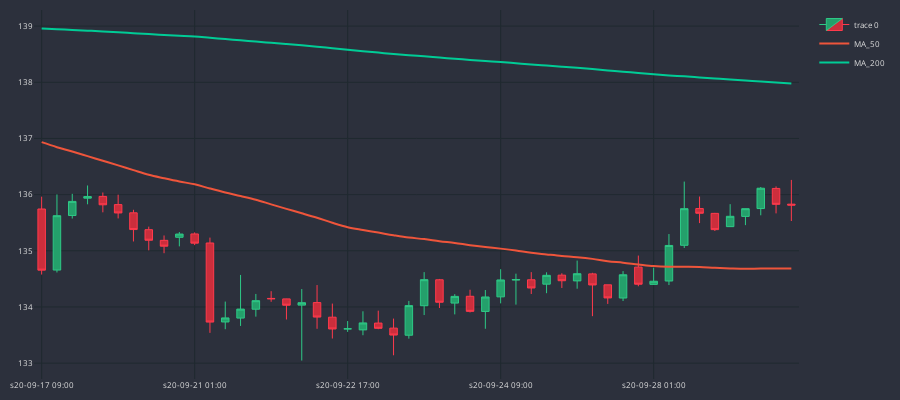

This figure's notebook cell:
### Code cell
cp = CandlePlot(df_an.iloc[0:50])
cp.show_plot(line_traces=[MA_S, MA_L])
